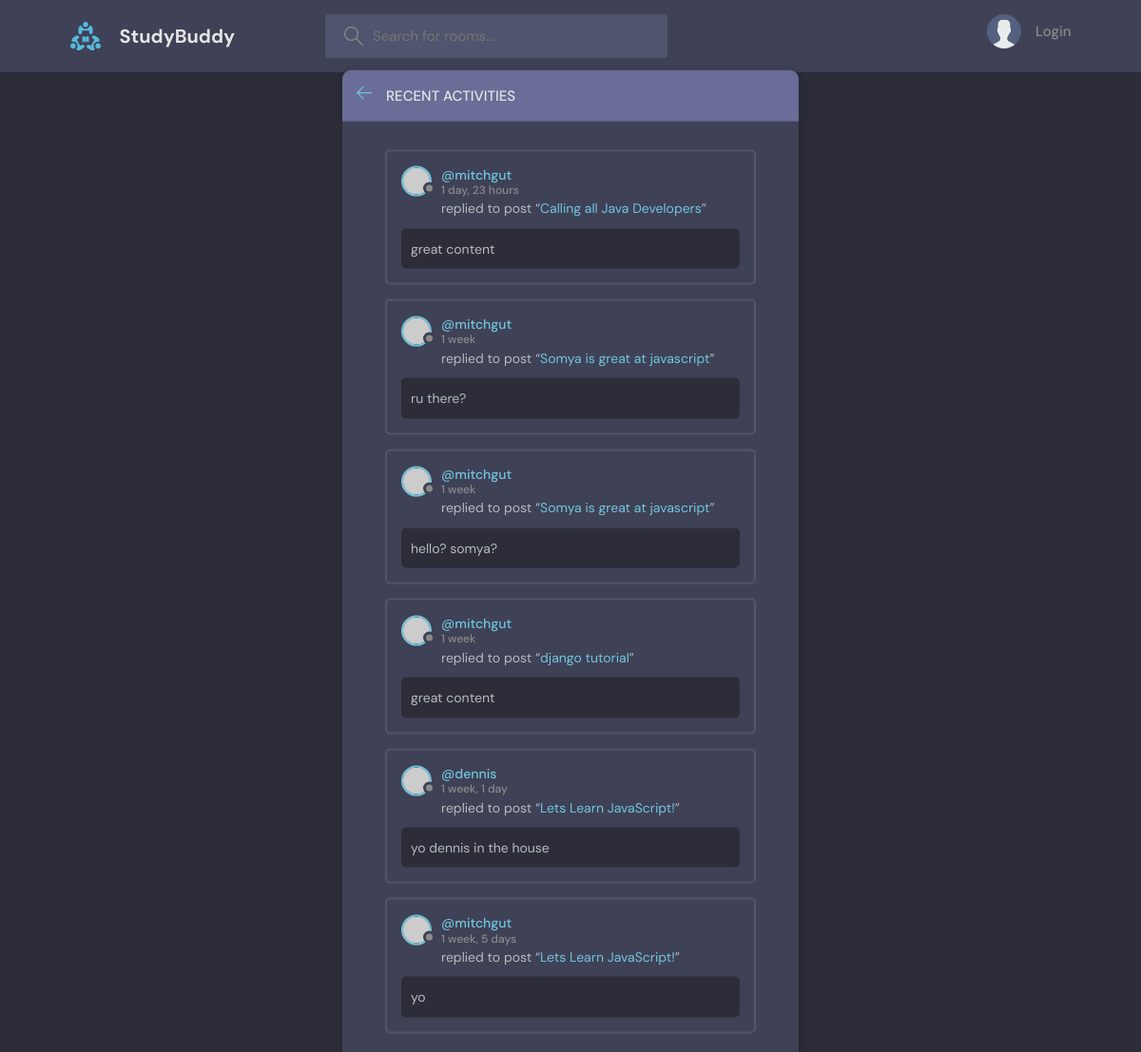
The page /activity/ on the database as committed earlier.
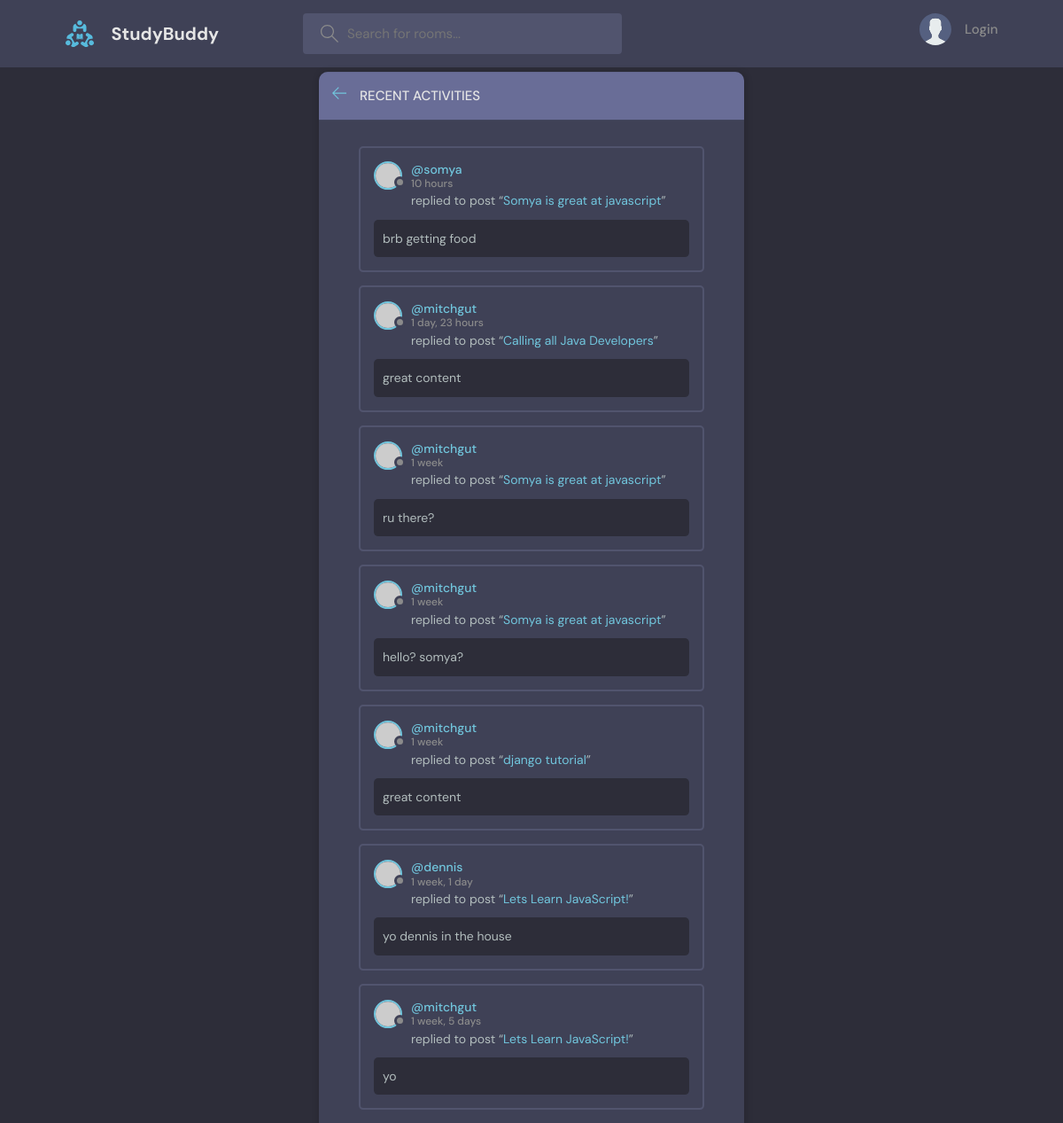
The same page on the database as committed later.
### base/models.py (models this page shows, shortened)
class Message(models.Model):
    user = models.ForeignKey(User, on_delete=models.CASCADE)
    room = models.ForeignKey(Room, on_delete=models.CASCADE)
    body = models.TextField()
    updated = models.DateTimeField(auto_now=True)
    created = models.DateTimeField(auto_now_add=True)
    class Meta:
        ordering = ['-updated', '-created']

class Room(models.Model):
    host = models.ForeignKey(User, on_delete=models.SET_NULL, null=True)
    topic = models.ForeignKey(Topic, on_delete=models.SET_NULL, null=True)
    name = models.CharField(max_length=200)
    description = models.TextField(null=True, blank=True)
    participants = models.ManyToManyField(User, related_name='participants', blank=True)
    updated = models.DateTimeField(auto_now=True)
    created = models.DateTimeField(auto_now_add=True)
    class Meta:
        ordering =['-updated', '-created']

### base/views.py (the view)
# urls.py: path('activity/', views.activityPage, name="activity"),
def activityPage(request):
    room_messages = Message.objects.all()
    context = {'room_messages':room_messages}
    return render(request, 'base/activity.html', context)

### base/templates/base/activity.html (shortened to what this page needs)
{% extends 'main.html' %}
{% block content %}
  <main class="layout">
    <div class="container">
      <div class="layout__box">
        <div class="layout__boxHeader">
          <div class="layout__boxTitle">
            <a href="{% url 'home' %}">
              <svg version="1.1" xmlns="http://www.w3.org/2000/svg" width="32" height="32" viewBox="0 0 32 32">
                <title>arrow-left</title>
                <path
                  d="M13.723 2.286l-13.723 13.714 13.719 13.714 1.616-1.611-10.96-10.96h27.625v-2.286h-27.625l10.965-10.965-1.616-1.607z"
                ></path>
              </svg>
            </a>
            <h3>Recent Activities</h3>
          </div>
        </div>
        <div class="activities-page layout__body">
          {% for message in room_messages %}
          <div class="activities__box">
            <div class="activities__boxHeader roomListRoom__header">
              <a href="{% url 'user-profile' message.user.id %}" class="roomListRoom__author">
                <div class="avatar avatar--small">
                  <img src="https://randomuser.me/api/portraits/women/11.jpg" />
                </div>
                <p>@{{ message.user }}
                  <span>{{ message.created|timesince }}</span>
                </p>
              </a>
            </div>
            <div class="activities__boxContent">
              <p>replied to post “<a href="{% url 'room' message.room.id %}">{{message.room.name}}</a>”</p>
              <div class="activities__boxRoomContent">
                  {{message.body}}
              </div>
            </div>
          </div>
          {% endfor %}
        </div>
      </div>
    </div>
  </main>
{% endblock %}

Rows that differ between the two databases and show on the page:
added Message: user "somya", created "10 hours", room.name "Somya is great at javascript", body "brb getting food"
